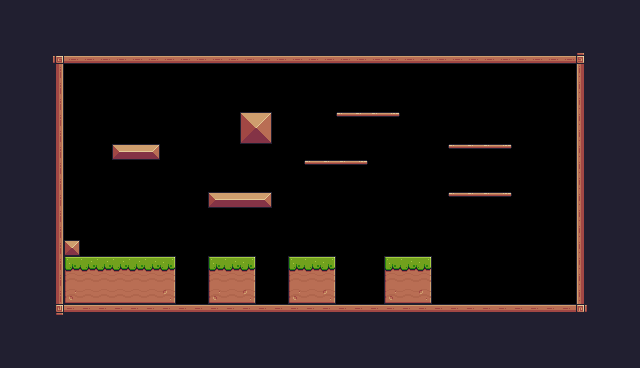

This is a level from a 2D game, rendered from its Tiled map with the project's own tilesets. A one-line summary and the complete map file follow:
An orthogonal 40x23 tile map with 16x16 px tiles, 1 tile layer (Background) and 25 objects (8x Fruit, 4x Platform, Player).

<map version="1.10" tiledversion="1.10.2" orientation="orthogonal" renderorder="right-down" width="40" height="23" tilewidth="16" tileheight="16" infinite="0" nextlayerid="4" nextobjectid="38">
 <properties>
  <property name="BackgroundColor" value="Blue" />
 </properties>
 <tileset firstgid="1" source="Pixel Adventure.tsx" />
 <layer id="1" name="Background" width="40" height="23">
  <properties>
   <property name="BackgroundColor" value="Purple" />
  </properties>
  <data encoding="csv">
24,24,24,24,24,24,24,24,24,24,24,24,24,24,24,24,24,24,24,24,24,24,24,24,24,24,24,24,24,24,24,24,24,24,24,24,24,24,24,24,
24,24,24,24,24,24,24,112,24,24,24,24,24,24,24,24,24,24,24,24,24,24,24,24,24,24,24,24,24,24,24,24,24,24,24,24,24,24,24,24,
24,24,24,24,24,24,24,112,24,24,24,24,112,112,112,112,24,24,24,24,24,24,24,24,24,24,24,24,24,24,24,24,24,24,24,112,24,24,24,24,
24,24,24,92,134,134,134,134,134,134,134,134,134,134,134,134,134,134,134,134,134,134,134,134,134,134,134,134,134,134,134,134,134,134,134,134,93,24,24,24,
24,24,24,113,0,0,0,0,0,0,0,0,0,0,0,0,0,0,0,0,0,0,0,0,0,0,0,0,0,0,0,0,0,0,0,0,111,24,24,24,
24,24,24,113,0,0,0,0,0,0,0,0,0,0,0,0,0,0,0,0,0,0,0,0,0,0,0,0,0,0,0,0,0,0,0,0,111,24,24,24,
24,24,24,113,0,0,0,0,0,0,0,0,0,0,0,0,0,0,0,0,0,0,0,0,0,0,0,0,0,0,0,0,0,0,0,0,111,24,24,24,
24,24,24,113,0,0,0,0,0,0,0,0,0,0,0,36,37,0,0,0,0,40,41,41,42,0,0,0,0,0,0,0,0,0,0,0,111,24,24,24,
24,24,24,113,0,0,0,0,0,0,0,0,0,0,0,58,59,0,0,0,0,0,0,0,0,0,0,0,0,0,0,0,0,0,0,0,111,24,24,24,
24,24,24,113,0,0,0,13,14,15,0,0,0,0,0,0,0,0,0,0,0,0,0,0,0,0,0,0,40,41,41,42,0,0,0,0,111,24,24,24,
24,24,24,113,0,0,0,0,0,0,0,0,0,0,0,0,0,0,0,40,41,41,42,0,0,0,0,0,0,0,0,0,0,0,0,0,111,24,24,24,
24,24,24,113,0,0,0,0,0,0,0,0,0,0,0,0,0,0,0,0,0,0,0,0,0,0,0,0,0,0,0,0,0,0,0,0,111,24,24,24,
24,24,24,113,0,0,0,0,0,0,0,0,0,13,14,14,15,0,0,0,0,0,0,0,0,0,0,0,40,41,41,42,0,0,0,0,111,24,24,24,
24,24,24,113,0,0,0,0,0,0,0,0,0,0,0,0,0,0,0,0,0,0,0,0,0,0,0,0,0,0,0,0,0,0,0,0,111,24,24,24,
24,24,24,113,0,0,0,0,0,0,0,0,0,0,0,0,0,0,0,0,0,0,0,0,0,0,0,0,0,0,0,0,0,0,0,0,111,24,24,24,
24,24,24,113,35,0,0,0,0,0,0,0,0,0,0,0,0,0,0,0,0,0,0,0,0,0,0,0,0,0,0,0,0,0,0,0,111,24,24,24,
24,24,24,113,7,8,8,8,8,8,9,0,0,7,8,9,0,81,7,8,9,0,0,0,7,8,9,0,0,0,0,0,0,0,0,0,111,24,24,24,
24,24,24,113,29,30,30,30,30,30,31,0,0,29,30,31,0,0,29,30,31,0,0,0,29,30,31,0,0,0,0,0,0,0,0,0,111,24,24,24,
24,24,24,113,51,52,52,52,52,52,53,0,0,51,52,53,0,0,51,52,53,0,0,0,51,52,53,0,0,0,0,0,0,0,0,0,111,24,24,24,
24,24,24,114,90,90,90,90,90,90,90,90,90,90,90,90,90,90,90,90,90,90,90,90,90,90,90,90,90,90,90,90,90,90,90,90,115,24,24,24,
24,24,24,24,24,24,24,24,24,24,24,24,24,24,24,24,24,24,24,24,24,24,24,24,24,24,24,24,24,24,24,24,24,24,112,24,24,24,24,24,
24,24,24,24,24,24,24,24,24,24,24,24,24,24,24,24,24,24,24,24,24,24,24,24,24,24,24,24,24,24,24,24,24,24,24,24,24,24,24,24,
24,24,24,24,24,24,24,24,24,24,24,24,24,24,24,24,24,24,24,24,24,24,24,24,24,24,24,24,24,24,24,24,24,24,24,24,24,24,24,24
</data>
 </layer>
 <objectgroup id="3" name="Collisions">
  <object id="12" x="48" y="48" width="16" height="272" />
  <object id="13" x="48" y="304" width="544" height="16" />
  <object id="14" x="576" y="48" width="16" height="272" />
  <object id="15" x="64" y="48" width="528" height="16" />
  <object id="16" x="64" y="256" width="112" height="48" />
  <object id="17" x="64" y="240" width="16" height="16" />
  <object id="18" x="208" y="256" width="48" height="48" />
  <object id="19" x="288" y="256" width="48" height="48" />
  <object id="20" x="384" y="256" width="48" height="48" />
  <object id="21" x="208" y="192" width="64" height="16" />
  <object id="22" x="112" y="144" width="48" height="16" />
  <object id="23" type="Platform" x="448" y="192" width="64" height="16" />
  <object id="24" type="Platform" x="448" y="144" width="64" height="16" />
  <object id="25" type="Platform" x="336" y="112" width="64" height="16" />
  <object id="26" type="Platform" x="304" y="160" width="64" height="16" />
  <object id="27" x="240" y="112" width="32" height="32" />
 </objectgroup>
 <objectgroup id="2" name="Spawnpoints">
  <object id="6" name="Player" type="Player" x="95.5" y="207" width="32" height="32" />
  <object id="30" name="Bananas" type="Fruit" x="240" y="80" width="32" height="32" />
  <object id="31" name="Bananas" type="Fruit" x="240" y="160" width="32" height="32" />
  <object id="32" name="Cherries" type="Fruit" x="448" y="112" width="32" height="32" />
  <object id="33" name="Cherries" type="Fruit" x="480" y="112" width="32" height="32" />
  <object id="34" name="Cherries" type="Fruit" x="464" y="80" width="32" height="32" />
  <object id="35" name="Kiwi" type="Fruit" x="464" y="160" width="32" height="32" />
  <object id="36" name="Apple" type="Fruit" x="352" y="80" width="32" height="32" />
  <object id="37" name="Orange" type="Fruit" x="496" y="224" width="32" height="32" />
 </objectgroup>
</map>
